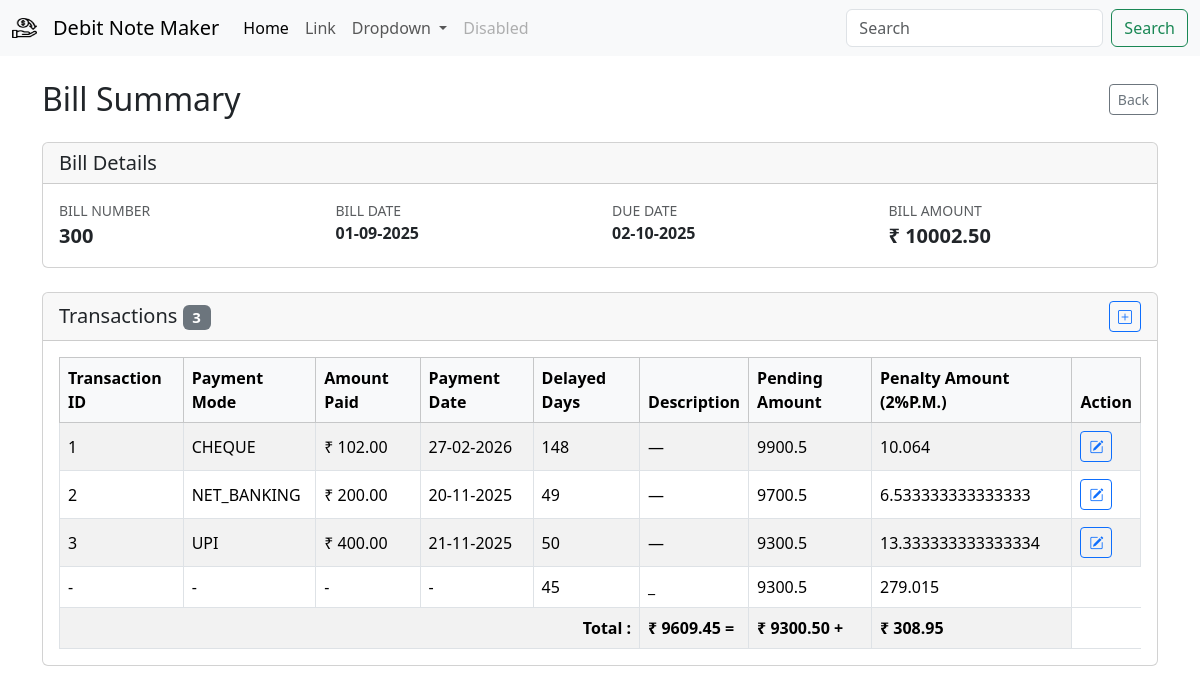
The app's page /party/bill/300 with its own data.
### db/models/bill.py (models this page shows, shortened)
class Bill(Base):
    id = Column(Integer, primary_key=True, index=True)
    bill_number = Column(Integer,unique=True,nullable=False)
    amount = Column(Float, nullable=False)
    bill_date = Column(DateTime, nullable=False)
    company_id = Column(Integer, ForeignKey("companies.id"))
    company = relationship("Company", back_populates="bills")
    transactions = relationship("Transaction", back_populates="bill", cascade="all, delete-orphan")

### db/models/company.py (models this page shows)
class Company(Base):
    __tablename__ = "companies"
    id = Column(Integer, primary_key=True, index=True)
    name = Column(String, unique=False, index=False, nullable=False)
    gst_number = Column(String, unique=True, index=True, nullable=False)
    email =  Column(String, nullable=True)
    phone_number = Column(String, nullable=True)
    payment_term_days = Column(Integer, nullable=False, default=30)
    address = Column(String, nullable=True)
    created_at = Column(DateTime, default=datetime.now)
    bills = relationship("Bill", back_populates="company", cascade="all, delete-orphan")

### db/models/transaction.py (models this page shows)
class Transaction(Base):
    __tablename__ = "transactions"
    id = Column(Integer, primary_key=True, index=True)
    bank_transaction_id = Column(String,nullable=True)
    payment_mode = Column(String, nullable=False)
    amount_paid = Column(Float, nullable=False)
    description = Column(Text, nullable=True)
    payment_date = Column(DateTime, default=datetime.now)
    bill_id = Column(Integer, ForeignKey("bill.id"))
    bill = relationship("Bill", back_populates="transactions")

### app/v1/bills.py (the view)
@router.get("/bill/{bill_number}")
def bill_list(request: Request,bill_number: int, db=Depends(get_db)):
    bill = bill_repo.get_bill_by_bill_number(bill_number=bill_number, db=db)
    return templates.TemplateResponse("bill/bill_summary.html", {"request": request, "bill": bill,"today":datetime.now()})

### template/bill/bill_summary.html (shortened to what this page needs)
{% extends "base.html" %}
{% block content %}
{% set transaction_list = [] %}
{% if transactions is defined %}
    {% set transaction_list = transactions %}
{% elif bill is defined and bill.transactions is defined %}
    {% set transaction_list = bill.transactions %}
{% endif %}
<div class="container py-4">
    <div class="d-flex justify-content-between align-items-center mb-4">
        <h2 class="mb-0">Bill Summary</h2>
        <a href="javascript:history.back()" class="btn btn-outline-secondary btn-sm">Back</a>
    </div>
    <div class="card mb-4">
        <div class="card-header">
            <h5 class="mb-0">Bill Details</h5>
        </div>
        <div class="card-body">
            {% if bill is defined %}
            <div class="row gy-3">
                <div class="col-md-3">
                    <small class="text-muted text-uppercase d-block">Bill Number</small>
                    <span class="fw-semibold fs-5">{{ bill.bill_number }}</span>
                </div>
                <div class="col-md-3">
                    <small class="text-muted text-uppercase d-block">Bill Date</small>
                    <span class="fw-semibold">{{ bill.bill_date | format_datetime('%d-%m-%Y') }}</span>
                </div>
                <div class="col-md-3">
                    <small class="text-muted text-uppercase d-block">Due Date</small>
                    <span class="fw-semibold">
                        {% if bill.due_date %}
                            {{ bill.due_date | format_datetime('%d-%m-%Y') }}
                        {% else %}
                            &mdash;
                        {% endif %}
                    </span>
                </div>
                <div class="col-md-3">
                    <small class="text-muted text-uppercase d-block">Bill Amount</small>
                    <span class="fw-semibold fs-5">&#8377; {{ "%.2f"|format(bill.amount) }}</span>
                </div>
            </div>
            {% else %}
            <p class="mb-0 text-muted">Bill information is not available.</p>
            {% endif %}
        </div>
    </div>
    <div class="card">
        <div class="card-header d-flex justify-content-between align-items-center">
            <h5 class="mb-0">Transactions
                <span class="badge text-bg-secondary ml-2">{{ transaction_list|length }}</span>
            </h5>
            <button type="button" class="btn btn-sm btn-outline-primary edit-transaction-btn" data-bs-toggle="modal"
            data-bs-target="#editTransactionModal"
              data-bill-id="{{ bill.id }}"
            >
            <i class="bi bi-plus-square"></i>
        </div>
        <div class="card-body">
            {% if transaction_list %}
            <div class="table-responsive">
                <table class="table table-bordered table-striped align-middle mb-0">
                    <thead class="table-light">
                        <tr>
                            <th scope="col">Transaction ID</th>
                            <th scope="col">Payment Mode</th>
                            <th scope="col">Amount Paid</th>
                            <th scope="col">Payment Date</th>
                            <th scope="col">Delayed Days</th>
                            <th scope="col">Description</th>
                            <th scope="col">Pending Amount</th>
                            <th scope="col">Penalty Amount (2%P.M.)</th>
                            <th scope="col">Action</th>
                        </tr>
                    </thead>
                    <tbody>
                        {% set ns = namespace(pending_amount=bill.amount,penalty=0) %}
                        {% for transaction in transaction_list %}
                        {% set ns.pending_amount=ns.pending_amount-transaction.amount_paid %}
                        <tr>
                            <td>{{ transaction.id or "—" }}</td>
                            <td>{{ transaction.payment_mode }}</td>
                            <td>&#8377; {{ "%.2f"|format(transaction.amount_paid) }}</td>
                            <td>
                                {% if transaction.payment_date %}
                                    {{ transaction.payment_date | format_datetime('%d-%m-%Y') }}
                                {% else %}
                                    &mdash;
                                {% endif %}
                            </td>
                            <td>{% set delayed_days=
                               ( transaction.payment_date - bill.due_date).days
                                %}
                            {%  if delayed_days > 0 %}
                            {{ delayed_days }}
                            {% else %}
                            {% set delayed_days=0%}
                            {{ 0 }}
                            {% endif %}
                            </td>
                            <td>{{ transaction.description or "—" }}</td>
                            <td> {{ ns.pending_amount }} </td>
                            <td>
                                {% set penalty=  transaction.amount_paid*0.02*delayed_days/30%}
                                {% set ns.penalty=ns.penalty+penalty %}
                                {{penalty}}
                            </td>
                            <td>
                                <button type="button" class="btn btn-outline-primary btn-sm edit-transaction-btn"
                                    data-bs-toggle="modal" data-bs-target="#editTransactionModal"
                                    data-id="{{ transaction.id }}"
                                    data-bill-id="{{ bill.id }}"
                                    data-bank-transaction="{{ transaction.bank_transaction_id }}"
                                    data-payment-mode="{{ transaction.payment_mode }}"
                                    data-amount="{{ transaction.amount_paid }}"
                                    data-payment-date="{{ transaction.payment_date | format_datetime('%Y-%m-%d') if transaction.payment_date else '' }}"
                                    data-description="{{ transaction.description }}">
                                    <i class="bi bi-pencil-square"></i>
                                </button>
                            </td>
                        </tr>
                        {% endfor %}
                        {%if ns.pending_amount>0%}
                        <tr>
                            <td > - </td>
                            <td > - </td>
                            <td > - </td>
                            <td > - </td>
                            <td >
                                {% set pending_amt_delayed_days=(today-bill.due_date).days %}
                                {% if pending_amt_delayed_days > 0 %}
                                    {{ pending_amt_delayed_days }}
                                {% else %}
                                    {% set pending_amt_delayed_days = 0 %}
                                    0
                                {% endif %}
                                </td>
                            <td >_</td>
                            <td >{{ns.pending_amount}}</td>
                            <td >
                                {%set penalty=ns.pending_amount*0.02*pending_amt_delayed_days/30 %}
                                {% set ns.penalty=ns.penalty + penalty %}
                                {{penalty}}
                            </td>
                        </tr>
                        <tr>
                            <td colspan="5" class="text-end fw-bold">Total : </td>
                            <td colspan="1" class="fw-bold">&#8377; {{ "%.2f"|format(ns.pending_amount + ns.penalty ) }} = </td>
                            <td colspan="1" class="fw-bold">&#8377; {{ "%.2f"|format(ns.pending_amount ) }} + </td>
                            <td colspan="1" class="fw-bold">&#8377; {{ "%.2f"|format(ns.penalty ) }}</td>
                        </tr>
                        {%endif%}
                    </tbody>
                </table>
            </div>
            {% else %}
            <p class="mb-0 text-muted">No transactions recorded for this bill.</p>
            {% endif %}
        </div>
    </div>
</div>
{% endblock %}

### records on screen
Bill: bill_number "300", bill_date "01-09-2025", due_date "02-10-2025", amount "10002.50"
Transaction: amount_paid "102.00", delayed_days "148", pending_amount "9900.5", penalty "10.064"
Transaction: amount_paid "200.00", delayed_days "49", pending_amount "9700.5", penalty "6.533333333333333"
Transaction: amount_paid "400.00", delayed_days "50", pending_amount "9300.5", penalty "13.333333333333334"

### other values on screen
{{ transaction_list|length }} "3"
{{ pending_amt_delayed_days }} "45"
{{ ns.pending_amount }} "9300.5"
{{ penalty }} "279.015"
{{ "%.2f"|format(ns.pending_amount + ns.penalty ) }} "9609.45"
{{ "%.2f"|format(ns.pending_amount ) }} "9300.50"
{{ "%.2f"|format(ns.penalty ) }} "308.95"
